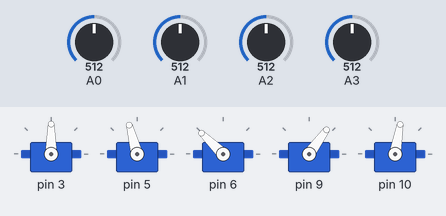
Simulated run of this sketch. Board: Arduino Uno, built with avr-gcc and run on an emulated ATmega328P. Shown: 5 × servo. Inputs (shaded band) come from the test bench; at power-on: A3 = 512, A0 = 512, A1 = 512, A2 = 512.

Above: at 1.2 s.
1.3 s: A3 set to 490
At 1.9 s:
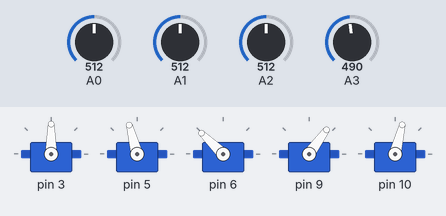
2.8 s: A0 set to 716
At 3.2 s:
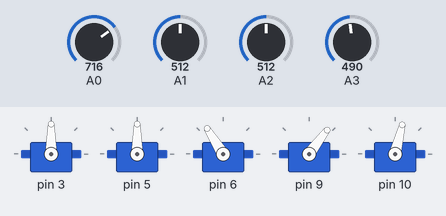
4.3 s: A1 set to 716
At 5.5 s:
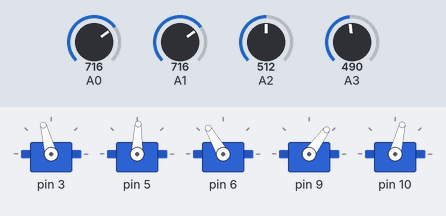
5.8 s: A2 set to 716
At 6.6 s:
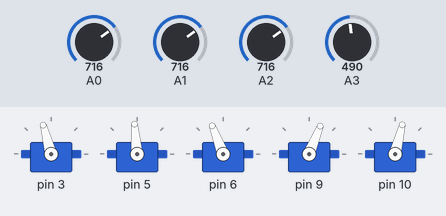
7.3 s: A3 set to 510
At 7.8 s:
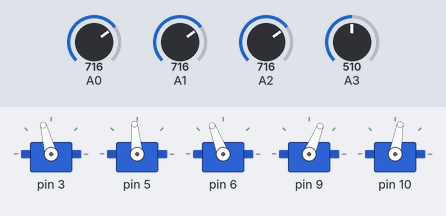
8.8 s: A0 set to 490
At 10.1 s:
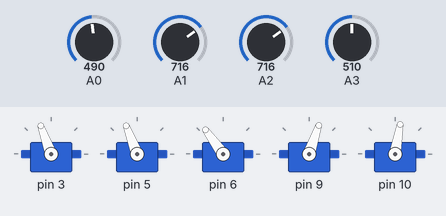
Timing chart, 0 to 11.3 s (numbered marks = the images above; inputs shaded):
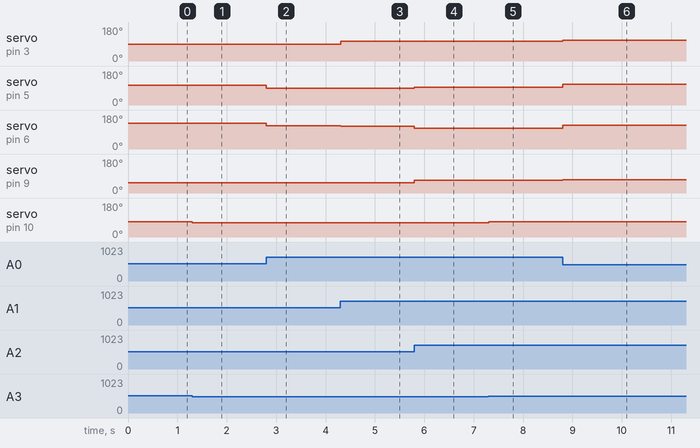

Measured:
- after the input at 1.3 s, servo on pin 10: 80° → 76° at once
- after the input at 2.8 s, servo on pin 5: 105° → 90° at once; servo on pin 6: 136° → 122° at once; servo on pin 9: 54° → 53° at once
- after the input at 4.3 s, servo on pin 3: 90° → 105° at once; servo on pin 5: 90° → 88° at once; servo on pin 6: 122° → 120° at once; servo on pin 9: 53° → 54° at once
- after the input at 5.8 s, servo on pin 5: 88° → 95° at once; servo on pin 6: 120° → 111° at once; servo on pin 9: 54° → 68° at once
- after the input at 7.3 s, servo on pin 10: 76° → 80° at once
- after the input at 8.8 s, servo on pin 3: 105° → 110° at once; servo on pin 5: 95° → 111° at once; servo on pin 6: 111° → 126° at once; servo on pin 9: 68° → 71° at once

The sketch:

RobotArmController_ver2.ino
```cpp
/*
 * ロボットアームの雛形
 */
#include "RobotArm.h"
#include "PutHandler.h"


//移動量(mm)
#define WIDTH 150   //x
#define DEPTH 150   //y
#define HEIGHT 150  //z

#define ANGLE 90

enum PutHandlerName{
  X = 0,Y,Z,FINGER,PUTHANDLERNUM
};

RobotArm *robotArm;
ServoController *servoController[SERVONUM];
PutHandler putHandlers[PUTHANDLERNUM] = { PutHandler(0), PutHandler(1), PutHandler(2), PutHandler(3)};


int i,j;
float x,y,z,fingers;


void setup() {
  Serial.begin(115200);

  // put your setup code here, to run once:
  //サーボの情報をセット

  servoController[SHOULDER_HORIZON] = new ServoController(3);
  servoController[SHOULDER_VERTEX] = new ServoController(5);
  servoController[ELBOW] = new ServoController(6);
  servoController[WRIST] = new ServoController(9,500,2000);
  servoController[FINGERS] = new ServoController(10);

  //ロボットアームのインスタンスを作成
  robotArm = new RobotArm(servoController);

  //入出力の設定
  /*
  putHandlers[X] = new  PutHandler(0);
  putHandlers[Y] = new  PutHandler(1);
  putHandlers[Z] =  new PutHandler(2);
  putHandlers[FINGERS] = new  PutHandler(3);
  */
  /*
  for(i = 0;i<SERVONUM;i++){
    robotArm->SetAngle(i,PI/2);
  }
  */
}

void loop() {
  // put your main code here, to run repeatedly:

  x = INITIAL_POS_X + WIDTH*( 2.0 * putHandlers[X].GetValue()/1024.0 - 1.0);
  y = INITIAL_POS_Y + DEPTH*( 2.0 * putHandlers[Y].GetValue()/1024.0 - 1.0);
  z = INITIAL_POS_Z + HEIGHT*(2.0 * putHandlers[Z].GetValue()/1024.0 - 1.0);
  robotArm->SetPosition(x,y,z);

  fingers = (INITIAL_FINGERS_ANGLE + ANGLE*( 2.0 * putHandlers[FINGER].GetValue()/1024.0 - 1.0)) * (PI/180.0);
  robotArm->SetAngle(FINGERS,fingers);
  //robotArm->UpdateServos(0.01);

  //robotArm->SetPosition(0,0,0);

  //robotArm->SetAngle(SHOULDER_VERTEX,PI*(putHandlers[X].GetValue()/1024.0));
  //Serial.println(putHandler.GetValue());
  //Serial.print(x);Serial.print(',');Serial.print(y);Serial.print(',');Serial.print(z);Serial.print(',');Serial.println(fingers);
  //delay(10);
}
```

PutHandler.h
```cpp
#include <Arduino.h>

#ifndef PUTHANDLER_H
#define PUTHANDLER_H

class PutHandler{
private:
  int value;
  int pin;
  bool isDigital;
  int mode;
public:
  PutHandler(int _pin,int _mode = INPUT,bool _isDigital = false){
    pin = _pin;
    mode = _mode;
    isDigital = _isDigital;
    value = 0;

    if(isDigital){
      pinMode(pin,mode);
    }
  }
  int GetValue(){
    if(mode == INPUT){
      if(isDigital)
        value = digitalRead(pin);
      else
        value = analogRead(pin);
    }
    return value;
  }
  void SetValue(int i){
    if(mode == OUTPUT){
      if(isDigital)
        digitalWrite(pin,value);
      else
        analogWrite(pin,value);
    }
  }
};

#endif
```

RobotArm.cpp
```cpp
#include "RobotArm.h"
#include <math.h>

//define constructor
RobotArm::RobotArm(ServoController *_servoControllers[SERVONUM]){
  for(int i = 0;i < SERVONUM;i++){
    servoControllers[i] = _servoControllers[i];
  }
}

//サーボを指定して角度を設定
void RobotArm::SetAngle(ServoList servo,float angle){
    servoControllers[servo]->SetAngle(angle);
}

//位置指定

void RobotArm::SetPosition(float x,float y,float z,bool handParallel = true){
  //Serial.println("CalculatePosition");
  //角度保持
  double psi = 0.0,gamma = 0.0,theta = 0.0 ,alpha = 0.0 ,beta = 0.0,phi = 0.0,kappa = 0.0,myu = 0.0,upperArm;
  upperArm = sqrt(UPPERARM*UPPERARM + MIDDLEARM*MIDDLEARM);
  psi = atan2(y,x);
  gamma = atan2(z,sqrt(x*x + y*y));
  myu = atan2(MIDDLEARM,UPPERARM);
  kappa = PI/2 - myu;
  theta = acos((upperArm*upperArm + x*x + y*y +z*z - FOREARM*FOREARM)/(2.0 * upperArm *sqrt(x*x + y*y + z*z)));
  alpha = acos((upperArm*upperArm -( x*x + y*y + z*z) + FOREARM*FOREARM)/(2.0 * upperArm *FOREARM));
  phi = PI - alpha -kappa;
  beta = alpha + gamma + theta+kappa;

  //それぞれのサーボに命令を送る
  servoControllers[SHOULDER_HORIZON]->SetAngle(PI/2 + psi);
  servoControllers[SHOULDER_VERTEX]->SetAngle(gamma+theta+myu);
  servoControllers[ELBOW]->SetAngle(phi + PI/2);
  if(handParallel)
    servoControllers[WRIST]->SetAngle(beta- PI);

  /*
  Serial.print("Shoulder_H:");Serial.print(servoControllers[SHOULDER_HORIZON]->GetAngle()*180/PI);Serial.print(',');
  Serial.print("Shoulder_V:");Serial.print(servoControllers[SHOULDER_VERTEX]->GetAngle()*180/PI);Serial.print(',');
  Serial.print("Elbow:");Serial.print(servoControllers[ELBOW]->GetAngle()*180/PI);Serial.print(',');
  Serial.print("Wrist:");Serial.print(servoControllers[WRIST]->GetAngle()*180/PI);Serial.println(' ');
  */
  /*
  Serial.print("psi:");Serial.print(psi *180/PI);Serial.print(',');
  Serial.print("gamma:");Serial.print(gamma *180/PI);Serial.print(',');
  Serial.print("theta:");Serial.print(theta *180/PI);Serial.print(',');
  Serial.print("phi:");Serial.print(phi *180/PI);Serial.print(',');
  Serial.print("alpha:");Serial.print(alpha *180/PI);Serial.print(',');
  Serial.print("beta:");Serial.print(beta *180/PI);Serial.print(',');
  Serial.print("upperArm:");Serial.print(upperArm);Serial.print(',');
  Serial.print("myu:");Serial.print(myu *180/PI);Serial.print(',');
  Serial.print("kappa:");Serial.print(kappa *180/PI);Serial.println(',');
  */
}
```

RobotArm.h
```cpp
/*
 * ロボットアームの雛形
 */
#include <Arduino.h>
#include "ServoController.h"

#ifndef ROBOTARM_H
#define ROBOTARM_H

//初期位置を指定(mm)
const int INITIAL_POS_X = 170;
const int INITIAL_POS_Y = 0;
const int INITIAL_POS_Z = 100;
//初期の手の開き度合い(degree)
const double INITIAL_FINGERS_ANGLE = 80.0;

//ロボットアームの長さ指定(mm)
const double UPPERARM = 229.0;
const double MIDDLEARM = 20.0;
const double FOREARM = 246.0;


enum ServoList
{
  SHOULDER_VERTEX,SHOULDER_HORIZON,ELBOW,WRIST,FINGERS,SERVONUM
};


class RobotArm
{
  private:
  int x,y,z;
  ServoController *servoControllers[SERVONUM]; //サーボを保持

  public:
  //コンストラクタ
  RobotArm(ServoController *_servoControllers[SERVONUM]);
  //角度設定用
  void SetAngle(ServoList servo,float angle);

  //位置指定:肩を基準として右手系の座標系で考えた場合の,手の位置を引数に取る
  void SetPosition(float x,float y,float z,bool handParallel = true);
};


#endif
```

ServoController.cpp
```cpp
#include  "ServoController.h"

//define constructor
ServoController::ServoController(int8_t _pin,int16_t _minPulse = MINPULSE,int16_t _maxPulse = MAXPULSE){
  pin = _pin;
  minPulse = _minPulse;
  maxPulse = _maxPulse;

  //attach pin which outputs PWM.
  servo.attach(pin,minPulse,maxPulse);
}

void ServoController::SetAngle(float _angle){
  //Serial.println("ServoController_SetAngle");
  angle = _angle;

  //Calculate nowPulse
  nowPulse = minPulse + angle/PI *(maxPulse - minPulse);

  nowPulse = max(min(nowPulse,maxPulse),minPulse);
  //Update servo
  servo.writeMicroseconds(nowPulse);
}

float ServoController::GetAngle(){
  return angle;
}
```

ServoController.h
```cpp
#include <Arduino.h>
#include <Servo.h>

#ifndef SERVOCONTROLLER_H
#define SERVOCONTROLLER_H

//servo initial value
#define MINPULSE 500 //(us)
#define MAXPULSE 2500 //(us)

//ServoController is class that treats servo.
class ServoController{
private:
  int8_t pin;            //this pin outputs PWM.
  int16_t nowPulse,minPulse,maxPulse;  //Recent PWM Pulse time (minPulse ~ maxPulse  (us)),PWM minimum Pulse time (us),PWM maximum Pulse time (us)

  float angle;        //servo's angle ( 0 ~ 180 (degree) )

  Servo servo;

public:
  //constructor
  ServoController(int8_t _pin,int16_t _minPulse = MINPULSE,int16_t _maxPulse = MAXPULSE);
  void SetAngle(float _angle);
  float GetAngle();
};

#endif
```
